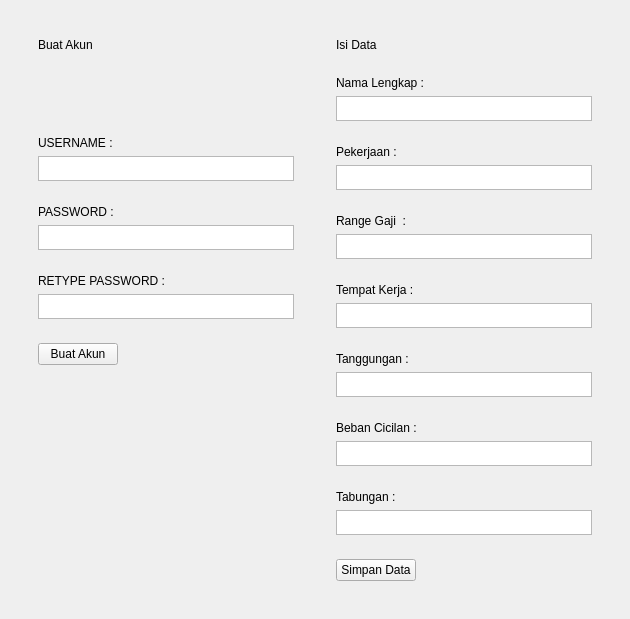
            <widget class="QWidget" name="CreatePage">
             <layout class="QHBoxLayout" name="horizontalLayout_22">
              <item>
               <widget class="QWidget" name="CreatePageSubContainer" native="true">
                <layout class="QHBoxLayout" name="horizontalLayout_24">
                 <item>
                  <widget class="QWidget" name="KolomAkun" native="true">
                   <layout class="QVBoxLayout" name="verticalLayout_10">
                    <item alignment="Qt::AlignTop">
                     <widget class="QWidget" name="BuatAkunContainer" native="true">
                      <layout class="QVBoxLayout" name="verticalLayout_11">
                       <item alignment="Qt::AlignTop">
                        <widget class="QLabel" name="BuatAkunLabel">
                         <property name="text">
                          <string>Buat Akun</string>
                         </property>
                        </widget>
                       </item>
                      </layout>
                     </widget>
                    </item>
                    <item>
                     <spacer name="verticalSpacer_4">
                      <property name="orientation">
                       <enum>Qt::Vertical</enum>
                      </property>
                      <property name="sizeType">
                       <enum>QSizePolicy::Preferred</enum>
                      </property>
                      <property name="sizeHint" stdset="0">
                       <size>
                        <width>20</width>
                        <height>60</height>
                       </size>
                      </property>
                     </spacer>
                    </item>
                    <item alignment="Qt::AlignTop">
                     <widget class="QWidget" name="BuatUserContainer" native="true">
                      <layout class="QVBoxLayout" name="verticalLayout_12">
                       <item>
                        <widget class="QLabel" name="BuatUsernameLabel">
                         <property name="text">
                          <string>USERNAME :</string>
                         </property>
                        </widget>
                       </item>
                       <item>
                        <widget class="QTextEdit" name="BuatUserBox">
                         <property name="maximumSize">
                          <size>
                           <width>300</width>
                           <height>25</height>
                          </size>
                         </property>
                        </widget>
                       </item>
                      </layout>
                     </widget>
                    </item>
                    <item alignment="Qt::AlignTop">
                     <widget class="QWidget" name="BuatPasswordContainer" native="true">
                      <layout class="QVBoxLayout" name="verticalLayout_13">
                       <item>
                        <widget class="QLabel" name="BuatPasswordLabel">
                         <property name="text">
                          <string>PASSWORD :</string>
                         </property>
                        </widget>
                       </item>
                       <item>
                        <widget class="QTextEdit" name="BuatPasswordBox">
                         <property name="maximumSize">
                          <size>
                           <width>300</width>
                           <height>25</height>
                          </size>
                         </property>
                        </widget>
                       </item>
                      </layout>
                     </widget>
                    </item>
                    <item alignment="Qt::AlignTop">
                     <widget class="QWidget" name="RePassContainer" native="true">
                      <layout class="QVBoxLayout" name="verticalLayout_14">
                       <item>
                        <widget class="QLabel" name="RePassLabel">
                         <property name="text">
                          <string>RETYPE PASSWORD :</string>
                         </property>
                        </widget>
                       </item>
                       <item>
                        <widget class="QTextEdit" name="RePassBox">
                         <property name="maximumSize">
                          <size>
                           <width>300</width>
                           <height>25</height>
                          </size>
                         </property>
                        </widget>
                       </item>
                      </layout>
                     </widget>
                    </item>
                    <item alignment="Qt::AlignTop">
                     <widget class="QWidget" name="BuatAkunButContainer" native="true">
                      <layout class="QHBoxLayout" name="horizontalLayout_23">
                       <item alignment="Qt::AlignLeft">
                        <widget class="QPushButton" name="BuatAkunButton">
                         <property name="text">
                          <string>Buat Akun</string>
                         </property>
                        </widget>
                       </item>
                      </layout>
                     </widget>
                    </item>
                    <item>
                     <spacer name="verticalSpacer_5">
                      <property name="orientation">
                       <enum>Qt::Vertical</enum>
                      </property>
                      <property name="sizeHint" stdset="0">
                       <size>
                        <width>20</width>
                        <height>40</height>
                       </size>
                      </property>
                     </spacer>
                    </item>
                   </layout>
                  </widget>
                 </item>
                 <item alignment="Qt::AlignTop">
                  <widget class="QWidget" name="KolomData" native="true">
                   <layout class="QVBoxLayout" name="verticalLayout_15">
                    <item alignment="Qt::AlignTop">
                     <widget class="QWidget" name="IsiDataContainer" native="true">
                      <layout class="QVBoxLayout" name="verticalLayout_16">
                       <item alignment="Qt::AlignTop">
                        <widget class="QLabel" name="IsiDataLabel">
                         <property name="text">
                          <string>Isi Data</string>
                         </property>
                        </widget>
                       </item>
                      </layout>
                     </widget>
                    </item>
                    <item alignment="Qt::AlignTop">
                     <widget class="QWidget" name="NamaContainer" native="true">
                      <layout class="QVBoxLayout" name="verticalLayout_17">
                       <item>
                        <widget class="QLabel" name="NamaLabel">
                         <property name="text">
                          <string>Nama Lengkap :</string>
                         </property>
                        </widget>
                       </item>
                       <item>
                        <widget class="QTextEdit" name="NamaBox">
                         <property name="maximumSize">
                          <size>
                           <width>300</width>
                           <height>25</height>
                          </size>
                         </property>
                        </widget>
                       </item>
                      </layout>
                     </widget>
                    </item>
                    <item alignment="Qt::AlignTop">
                     <widget class="QWidget" name="PekerjaanContainer" native="true">
                      <layout class="QVBoxLayout" name="verticalLayout_18">
                       <item>
                        <widget class="QLabel" name="PekerjaanLabel">
                         <property name="text">
                          <string>Pekerjaan :</string>
                         </property>
                        </widget>
                       </item>
                       <item>
                        <widget class="QTextEdit" name="PekerjaanBox">
                         <property name="maximumSize">
                          <size>
                           <width>300</width>
                           <height>25</height>
                          </size>
                         </property>
                        </widget>
                       </item>
                      </layout>
                     </widget>
                    </item>
                    <item alignment="Qt::AlignTop">
                     <widget class="QWidget" name="GajiContainer" native="true">
                      <layout class="QVBoxLayout" name="verticalLayout_19">
                       <item>
                        <widget class="QLabel" name="GajiLabel">
                         <property name="text">
                          <string>Range Gaji  :</string>
                         </property>
                        </widget>
                       </item>
                       <item>
                        <widget class="QTextEdit" name="GajiBox">
                         <property name="maximumSize">
                          <size>
                           <width>300</width>
                           <height>25</height>
                          </size>
                         </property>
                        </widget>
                       </item>
                      </layout>
                     </widget>
                    </item>
                    <item alignment="Qt::AlignTop">
                     <widget class="QWidget" name="TempatKerjaContainer" native="true">
                      <layout class="QVBoxLayout" name="verticalLayout_20">
                       <item>
                        <widget class="QLabel" name="TempatKerjaLabel">
                         <property name="text">
                          <string>Tempat Kerja :</string>
                         </property>
                        </widget>
                       </item>
                       <item>
                        <widget class="QTextEdit" name="TempatKerjaBox">
                         <property name="maximumSize">
                          <size>
                           <width>300</width>
                           <height>25</height>
                          </size>
                         </property>
                        </widget>
                       </item>
                      </layout>
                     </widget>
                    </item>
                    <item alignment="Qt::AlignTop">
                     <widget class="QWidget" name="TanggunganContainer" native="true">
                      <layout class="QVBoxLayout" name="verticalLayout_21">
                       <item>
                        <widget class="QLabel" name="TanggunganLabel">
                         <property name="text">
                          <string>Tanggungan :</string>
                         </property>
                        </widget>
                       </item>
                       <item>
                        <widget class="QTextEdit" name="TanggunganBox">
                         <property name="maximumSize">
                          <size>
                           <width>300</width>
                           <height>25</height>
                          </size>
                         </property>
                        </widget>
                       </item>
                      </layout>
                     </widget>
                    </item>
                    <item alignment="Qt::AlignTop">
                     <widget class="QWidget" name="CicilanContainer" native="true">
                      <layout class="QVBoxLayout" name="verticalLayout_22">
                       <item>
                        <widget class="QLabel" name="CicilanLabel">
                         <property name="text">
                          <string>Beban Cicilan :</string>
                         </property>
                        </widget>
                       </item>
                       <item>
                        <widget class="QTextEdit" name="CicilanBox">
                         <property name="maximumSize">
                          <size>
                           <width>300</width>
                           <height>25</height>
                          </size>
                         </property>
                        </widget>
                       </item>
                      </layout>
                     </widget>
                    </item>
                    <item alignment="Qt::AlignTop">
                     <widget class="QWidget" name="TabunganContainer" native="true">
                      <layout class="QVBoxLayout" name="verticalLayout_23">
                       <item>
                        <widget class="QLabel" name="TabunganLabel">
                         <property name="text">
                          <string>Tabungan :</string>
                         </property>
                        </widget>
                       </item>
                       <item>
                        <widget class="QTextEdit" name="TabunganBox">
                         <property name="maximumSize">
                          <size>
                           <width>300</width>
                           <height>25</height>
                          </size>
                         </property>
                        </widget>
                       </item>
                      </layout>
                     </widget>
                    </item>
                    <item alignment="Qt::AlignLeft">
                     <widget class="QWidget" name="SimpanDataContainer" native="true">
                      <layout class="QVBoxLayout" name="verticalLayout_24">
                       <item>
                        <widget class="QPushButton" name="SimpanDataButton">
                         <property name="text">
                          <string>Simpan Data</string>
                         </property>
                        </widget>
                       </item>
                      </layout>
                     </widget>
                    </item>
                   </layout>
                  </widget>
                 </item>
                </layout>
               </widget>
              </item>
             </layout>
            </widget>
